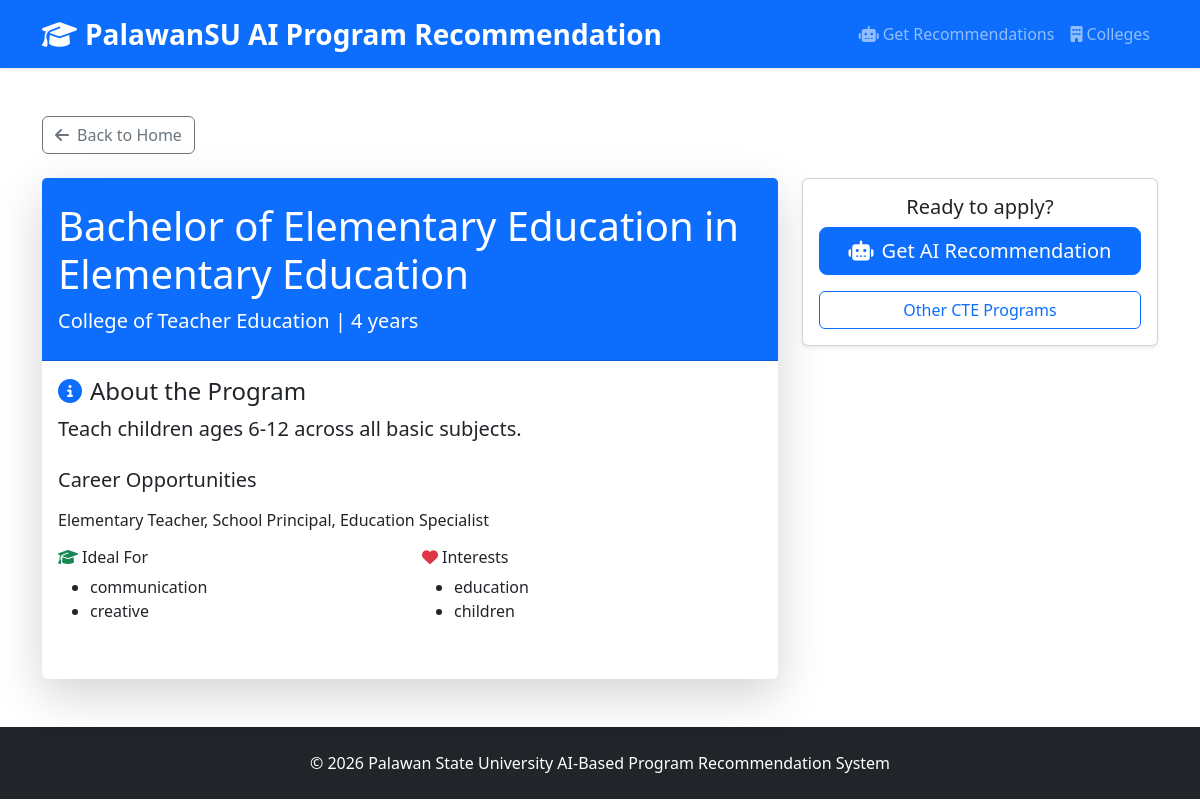
The page /program/55cf2459-d3fb-4572-97dc-f7e73e41396d/ on the database as committed earlier.
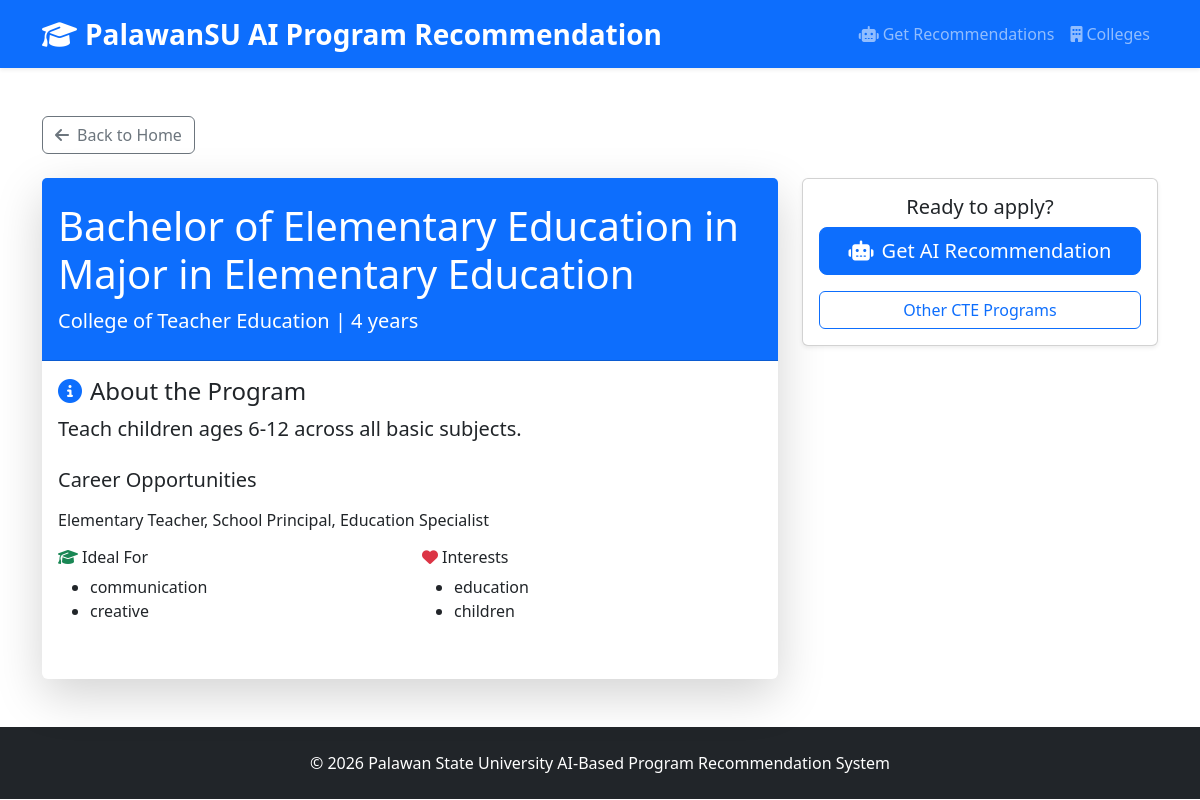
The same page on the database as committed later.
### recommendation/models.py (models this page shows, shortened)
class PSUProgram(models.Model):
    DEGREE_LEVELS = [
        ('B', "Bachelor of"),
        ('BS', 'Bachelor of Science'),
        ('BA', 'Bachelor of Arts'),
        ('BSED', 'Bachelor of Secondary Education'),
        ('BEED', 'Bachelor of Elementary Education'),
    ]
    DURATION_CHOICES = [
        (4, '4 Years'),
        (5, '5 Years'),
    ]
    id = models.UUIDField(primary_key=True, default=uuid.uuid4, editable=False)
    name = models.CharField(max_length=200)
    degree_level = models.CharField(max_length=10, choices=DEGREE_LEVELS)
    college = models.ForeignKey(College, on_delete=models.CASCADE, related_name='programs')
    description = models.TextField()
    duration_years = models.IntegerField(choices=DURATION_CHOICES)
    tuition_estimate = models.DecimalField(max_digits=10, decimal_places=2, null=True, blank=True)
    required_hs_subjects = models.TextField(blank=True)
    career_paths = models.TextField()
    ideal_skills = models.TextField()  # Comma-separated: "math,programming,communication"
    ideal_interests = models.TextField()  # Comma-separated: "technology,business,innovation"
    is_active = models.BooleanField(default=True)
    created_at = models.DateTimeField(auto_now_add=True)
    class Meta:
        ordering = ['name']
        unique_together = ['name', 'college']
    def get_skill_list(self):
        return [skill.strip() for skill in self.ideal_skills.split(',') if skill.strip()]
    def get_interest_list(self):
        return [interest.strip() for interest in self.ideal_interests.split(',') if interest.strip()]

class College(models.Model):
    name = models.CharField(max_length=100, unique=True)
    abbreviation = models.CharField(max_length=10, unique=True)
    description = models.TextField()
    dean = models.CharField(max_length=100, blank=True)
    image = models.ImageField(upload_to='colleges/', blank=True, null=True)
    slug = models.SlugField(unique=True, max_length=100)

### recommendation/views.py (the view)
# urls.py: path('program/<uuid:program_id>/', views.program_detail, name='program_detail'),
def program_detail(request, program_id):
    program = get_object_or_404(PSUProgram, id=program_id)
    context = {
        'program': program
    }
    return render(request, 'recommendation/program_detail.html', context)

### recommendation/templates/recommendation/program_detail.html (shortened to what this page needs)
{% extends 'base.html' %}
{% block content %}
<div class="container my-5">
    <a href="{% url 'home' %}" class="btn btn-outline-secondary mb-4">
        <i class="fas fa-arrow-left me-2"></i>Back to Home
    </a>
    <div class="row">
        <div class="col-lg-8">
            <div class="card shadow-lg border-0">
                <div class="card-header bg-primary text-white py-4">
                    <h1 class="mb-2">{{ program.get_degree_level_display }} in {{ program.name }}</h1>
                    <p class="lead mb-0">
                        {{ program.college.name }} | {{ program.duration_years }} years
                    </p>
                </div>
                <div class="card-body">
                    <h4><i class="fas fa-info-circle text-primary me-2"></i>About the Program</h4>
                    <p class="lead">{{ program.description }}</p>
                    <h5 class="mt-4 mb-3">Career Opportunities</h5>
                    <p>{{ program.career_paths }}</p>
                    <div class="row mb-4">
                        <div class="col-md-6">
                            <h6><i class="fas fa-graduation-cap text-success me-1"></i>Ideal For</h6>
                            <ul>
                                {% for skill in program.get_skill_list|slice:":5" %}
                                <li>{{ skill }}</li>
                                {% endfor %}
                            </ul>
                        </div>
                        <div class="col-md-6">
                            <h6><i class="fas fa-heart text-danger me-1"></i>Interests</h6>
                            <ul>
                                {% for interest in program.get_interest_list|slice:":5" %}
                                <li>{{ interest }}</li>
                                {% endfor %}
                            </ul>
                        </div>
                    </div>
                </div>
            </div>
        </div>
        <div class="col-lg-4">
            <div class="card shadow-sm">
                <div class="card-body text-center">
                    <h5>Ready to apply?</h5>
                    <a href="{% url 'recommend_form' %}" class="btn btn-primary btn-lg w-100 mb-3">
                        <i class="fas fa-robot me-2"></i>Get AI Recommendation
                    </a>
                    <a href="{% url 'college_programs' program.college.slug %}" class="btn btn-outline-primary w-100">
                        Other {{ program.college.abbreviation }} Programs
                    </a>
                </div>
            </div>
        </div>
    </div>
</div>
{% endblock %}

Rows that differ between the two databases and show on the page:
changed PSUProgram "Bachelor of Elementary Education": name "Elementary Education" → "Major in Elementary Education"
